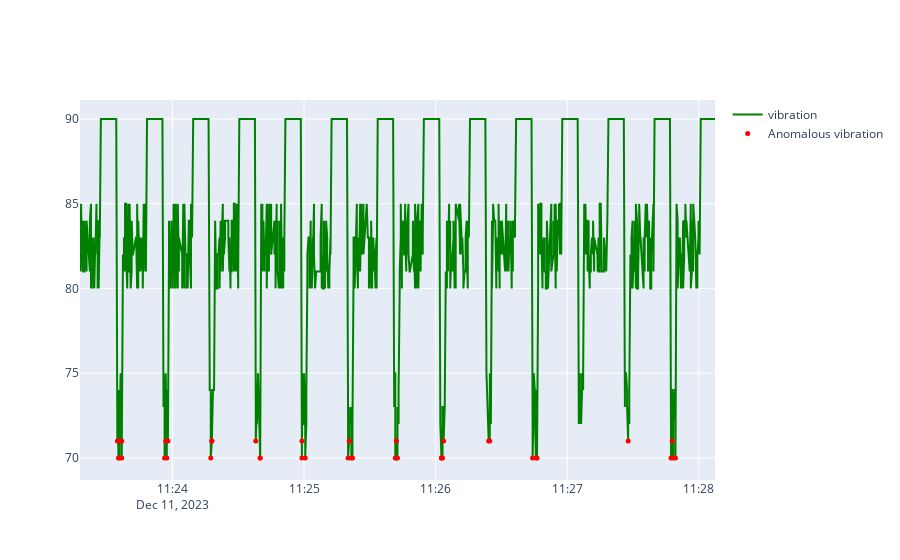

Write notebook code for a chart like this one.
### Code cell
threshold = 80 

# Use the Autoencoder to predict on the anomalous data
scaler = StandardScaler()
normal_scaled = scaler.fit_transform(normal_data)
predictions = autoencoder.predict(normal_scaled)

# Calculate reconstruction error for each sequence
#mse = np.mean(np.power(normal_data.values[-predictions.shape[0]:] - predictions[:, -1, :], 2), axis=1)
#mse = np.mean(np.power(normal_scaled[-predictions.shape[0]:] - predictions, 2), axis=1)

# Assuming the last prediction of each sequence corresponds to the next timestamp
relevant_predictions = predictions[:, -1, :].squeeze()

# Adjust the length of normal_scaled to match relevant_predictions
# This skips the first (timesteps - 1) entries, as they don't have corresponding predictions
normal_scaled_adjusted = normal_scaled[timesteps - 1:]

# Calculate MSE for each timestamp
mse = np.power(normal_scaled_adjusted - relevant_predictions, 2).mean(axis=1)

# Scale the MSE to a percentage
min_mse = np.min(mse)
max_mse = np.max(mse)
mse_percentage = ((mse - min_mse) / (max_mse - min_mse)) * 100


# Add 'is_anomalous' column to the DataFrame
normal_data = normal_data.iloc[timesteps - 1:].copy()
normal_data['is_anomalous'] = mse_percentage > threshold
normal_data['mse_percentage'] = mse_percentage
normal_data['threshold'] = threshold



# Create a new figure
fig = go.Figure()


# Add a line for the actual load
fig.add_trace(go.Scatter(
    x=normal_data.index,
    y=normal_data["vibration"],
    mode='lines',
    name='vibration',
    line=dict(color='green'),  # specify line color here
))

# Add a line for the anomalous load
fig.add_trace(go.Scatter(
    x=normal_data[normal_data['is_anomalous']].index,
    y=normal_data[normal_data['is_anomalous']]["vibration"],
    mode='markers',
    name='Anomalous vibration',
    marker=dict(color='red', size=5),  # specify marker color and size here
))

# Show the plot
fig.show()
normal_data.to_csv('normal_data_result.csv')

### Figure 1 — Plotly figure (JSON) as saved in the notebook; plotly's stock layout.template omitted (floating-point values rounded to 4 significant figures; data arrays with more than 128 entries replaced by an {"elided": "..."} marker saying what was removed)
{"data": [{"line": {"color": "green"}, "mode": "lines", "name": "vibration", "type": "scatter", "x": {"elided": "1070 str values"}, "y": {"elided": "1070 int values"}}, {"marker": {"color": "red", "size": 5}, "mode": "markers", "name": "Anomalous vibration", "type": "scatter", "x": ["2023-12-11T11:23:34.907259", "2023-12-11T11:23:35.413808", "2023-12-11T11:23:35.914597", "2023-12-11T11:23:36.416731", "2023-12-11T11:23:36.911000", "2023-12-11T11:23:36.911574", "2023-12-11T11:23:56.452627", "2023-12-11T11:23:56.953875", "2023-12-11T11:23:57.449509", "2023-12-11T11:23:57.955243", "2023-12-11T11:24:17.490915", "2023-12-11T11:24:17.993185", "2023-12-11T11:24:17.993647", "2023-12-11T11:24:38.010754", "2023-12-11T11:24:40.014519", "2023-12-11T11:24:40.015043", "2023-12-11T11:24:59.036595", "2023-12-11T11:24:59.057241", "2023-12-11T11:25:00.545410", "2023-12-11T11:25:20.087310", "2023-12-11T11:25:20.582694", "2023-12-11T11:25:21.582045", "2023-12-11T11:25:22.083810", "2023-12-11T11:25:41.607097", "2023-12-11T11:25:42.105248", "2023-12-11T11:25:42.105768", "2023-12-11T11:25:42.605935", "2023-12-11T11:26:02.631162", "2023-12-11T11:26:02.654730", "2023-12-11T11:26:03.135417", "2023-12-11T11:26:03.638942", "2023-12-11T11:26:24.174097", "2023-12-11T11:26:24.667939", "2023-12-11T11:26:44.199517", "2023-12-11T11:26:45.700934", "2023-12-11T11:26:46.204310", "2023-12-11T11:27:27.769639", "2023-12-11T11:27:47.309815", "2023-12-11T11:27:47.804944", "2023-12-11T11:27:48.306807", "2023-12-11T11:27:49.317076"], "y": [71, 70, 70, 71, 71, 70, 70, 71, 70, 71, 70, 71, 71, 71, 70, 70, 70, 71, 70, 70, 71, 70, 70, 70, 70, 71, 70, 70, 70, 70, 71, 71, 71, 70, 70, 70, 71, 70, 71, 70, 70]}], "layout": {}}
